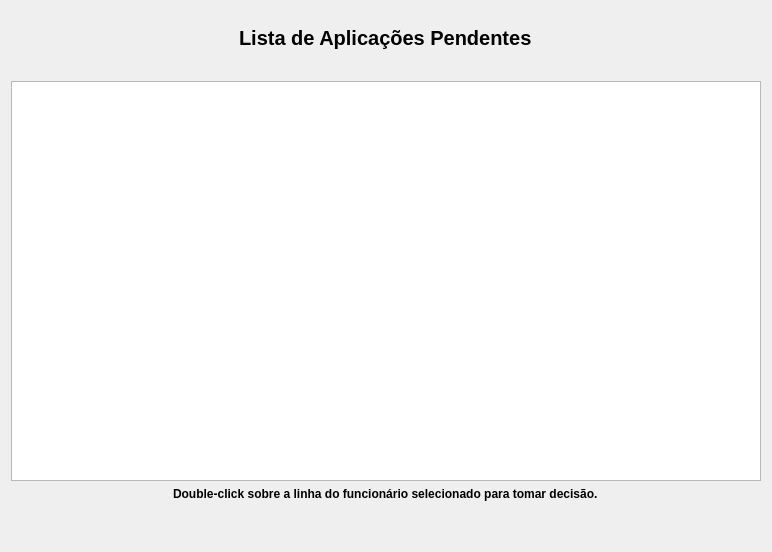
           <widget class="QWidget" name="page_aplicacoes">
            <layout class="QGridLayout" name="gridLayout_36">
             <item row="0" column="0">
              <layout class="QGridLayout" name="gridLayout_27">
               <item row="4" column="0" alignment="Qt::AlignHCenter|Qt::AlignVCenter">
                <widget class="QLabel" name="label_44">
                 <property name="styleSheet">
                  <string notr="true">font-weight: bold;</string>
                 </property>
                 <property name="text">
                  <string>Double-click sobre a linha do funcionário selecionado para tomar decisão.</string>
                 </property>
                </widget>
               </item>
               <item row="5" column="0">
                <spacer name="verticalSpacer_26">
                 <property name="orientation">
                  <enum>Qt::Vertical</enum>
                 </property>
                 <property name="sizeHint" stdset="0">
                  <size>
                   <width>20</width>
                   <height>40</height>
                  </size>
                 </property>
                </spacer>
               </item>
               <item row="3" column="0">
                <widget class="QTableWidget" name="table_aplicacoes">
                 <property name="minimumSize">
                  <size>
                   <width>750</width>
                   <height>400</height>
                  </size>
                 </property>
                 <property name="maximumSize">
                  <size>
                   <width>750</width>
                   <height>400</height>
                  </size>
                 </property>
                </widget>
               </item>
               <item row="2" column="0">
                <spacer name="verticalSpacer_27">
                 <property name="orientation">
                  <enum>Qt::Vertical</enum>
                 </property>
                 <property name="sizeType">
                  <enum>QSizePolicy::Fixed</enum>
                 </property>
                 <property name="sizeHint" stdset="0">
                  <size>
                   <width>20</width>
                   <height>25</height>
                  </size>
                 </property>
                </spacer>
               </item>
               <item row="1" column="0" alignment="Qt::AlignHCenter|Qt::AlignVCenter">
                <widget class="QLabel" name="label_43">
                 <property name="styleSheet">
                  <string notr="true">font-size: 20px;
font-weight:bold;</string>
                 </property>
                 <property name="text">
                  <string>Lista de Aplicações Pendentes</string>
                 </property>
                </widget>
               </item>
               <item row="0" column="0">
                <spacer name="verticalSpacer_28">
                 <property name="orientation">
                  <enum>Qt::Vertical</enum>
                 </property>
                 <property name="sizeType">
                  <enum>QSizePolicy::Fixed</enum>
                 </property>
                 <property name="sizeHint" stdset="0">
                  <size>
                   <width>20</width>
                   <height>15</height>
                  </size>
                 </property>
                </spacer>
               </item>
              </layout>
             </item>
            </layout>
           </widget>
